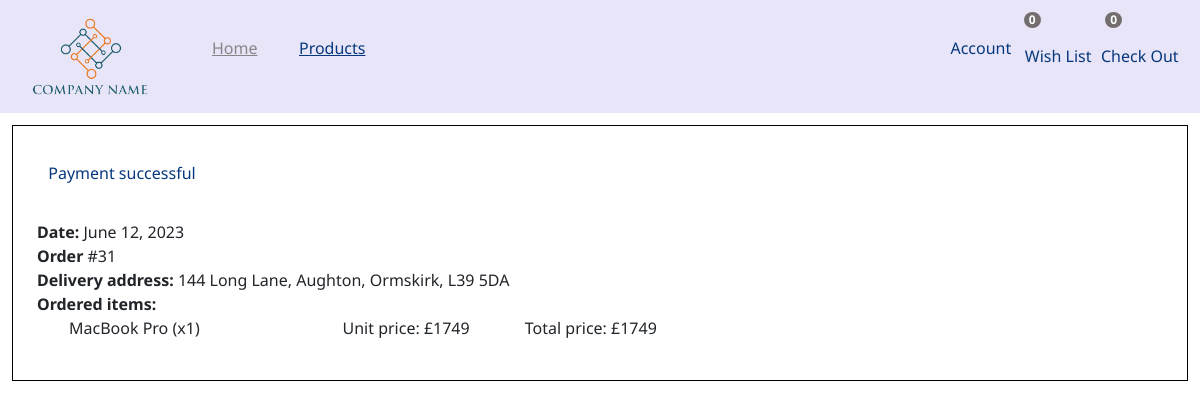
/success/ (signed in), run on an earlier commit of the app's database.
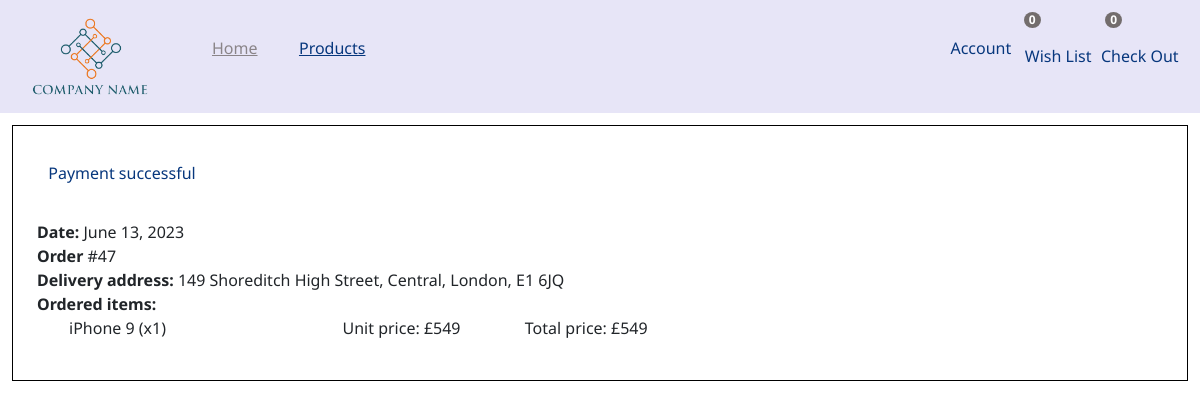
And on a later commit of the database.
### order/models.py (models this page shows, shortened)
class Order(models.Model):
    profile = models.ForeignKey(Profile, on_delete = models.CASCADE )
    address = models.ForeignKey(Address, on_delete=models.CASCADE)
    productsets = models.ManyToManyField(ProductSet)
    date = models.DateField(default = date.today())

### address/models.py (models this page shows)
class Address(models.Model):
    profile = models.ForeignKey(Profile, on_delete = models.CASCADE )
    line1 = models.CharField(max_length=100)
    line2= models.CharField(max_length=100)
    city = models.CharField(max_length=100)
    postal_code = models.CharField(max_length=100)
    def __str__(self):
        return self.line1+", "+self.line2+", "+self.city+", "+self.postal_code

### profiles/models.py (models this page shows, shortened)
class ProductSet(models.Model):
    user = models.ForeignKey(User, on_delete = models.CASCADE )
    product = models.ForeignKey(Product, on_delete = models.CASCADE)
    quantity = models.PositiveIntegerField(default=1)
    def getTotalCost(self):
        return self.product.price * self.quantity

### store/models.py (models this page shows, shortened)
class Product(models.Model):
    CATEGORIES = (
        ('Smartphone', 'Smartphone'),
        ('Laptop', 'Laptop'),
    )
    BRANDS = (
        ('Apple', 'Apple'),
        ('Samsung', 'Samsung'),
        ('OPPO', 'OPPO'),
        ('Huawei', 'Huawei'),
        ('Microsoft', 'Microsoft'),
        ('Infinix', 'Infinix'),
        ('HP', 'HP'),
    )
    id = models.IntegerField(primary_key=True, unique=True)
    title = models.CharField(max_length=100)
    description = models.TextField()
    price = models.PositiveIntegerField()
    thumbnail = models.CharField(max_length=100)
    brand = models.CharField(max_length=100, choices=BRANDS)
    category = models.CharField(max_length=100, choices=CATEGORIES)
    rating = models.FloatField()
    stock = models.PositiveIntegerField()
    discount = models.FloatField()
    class Meta:
        ordering = ["id"]

### store/views.py (the view)
# urls.py: path('success/', views.success, name='success'),
def success(request):
    profile = Profile.objects.get(user = request.user)
    orders = Order.objects.filter(profile = profile).order_by('-id')
    order = orders[0]
    return render(request, "success.html", {'order': order})

### store/templates/success.html
{% extends 'base.html' %}
{% load static %}
{% block css %}
    <link href="{% static 'styles/base.css' %}" rel="stylesheet" >
    <link href="{% static 'styles/index.css' %}" rel="stylesheet">
    <link href="{% static 'styles/success.css' %}" rel="stylesheet">
{% endblock %}
{% block content %}
    <div class="success-container">
      <p>Payment successful</p><br>
      <strong>Date: </strong>{{order.date}}<br>
      <strong>Order </strong>#{{order.id}}<br>
      <strong>Delivery address: </strong> {{order.address}}<br>
      <strong>Ordered items:</strong>
      <ul>
      {% for productset in order.productsets.all %}
        <li><span>{{productset.product.title}} (x{{productset.quantity}})</span> <span>Unit price: £{{productset.product.price}}</span>Total price: £{{productset.getTotalCost}}<span></span></li>
      {% endfor %}
      </ul>
    </div>
{% endblock %}

What changed in the data, as far as the page shows it:
no longer on this page (row unchanged): Order: date "June 12, 2023", id "31", address "144 Long Lane, Aughton, Ormskirk, L39 5DA"
no longer on this page (row unchanged): ProductSet: product "MacBook Pro", quantity "1", product.price "1749", getTotalCost "1749"
added Order: date "June 13, 2023", id "47", address "149 Shoreditch High Street, Central, London, E1 6JQ"
now on this page (row unchanged): ProductSet: product "iPhone 9", quantity "1", product.price "549", getTotalCost "549"
